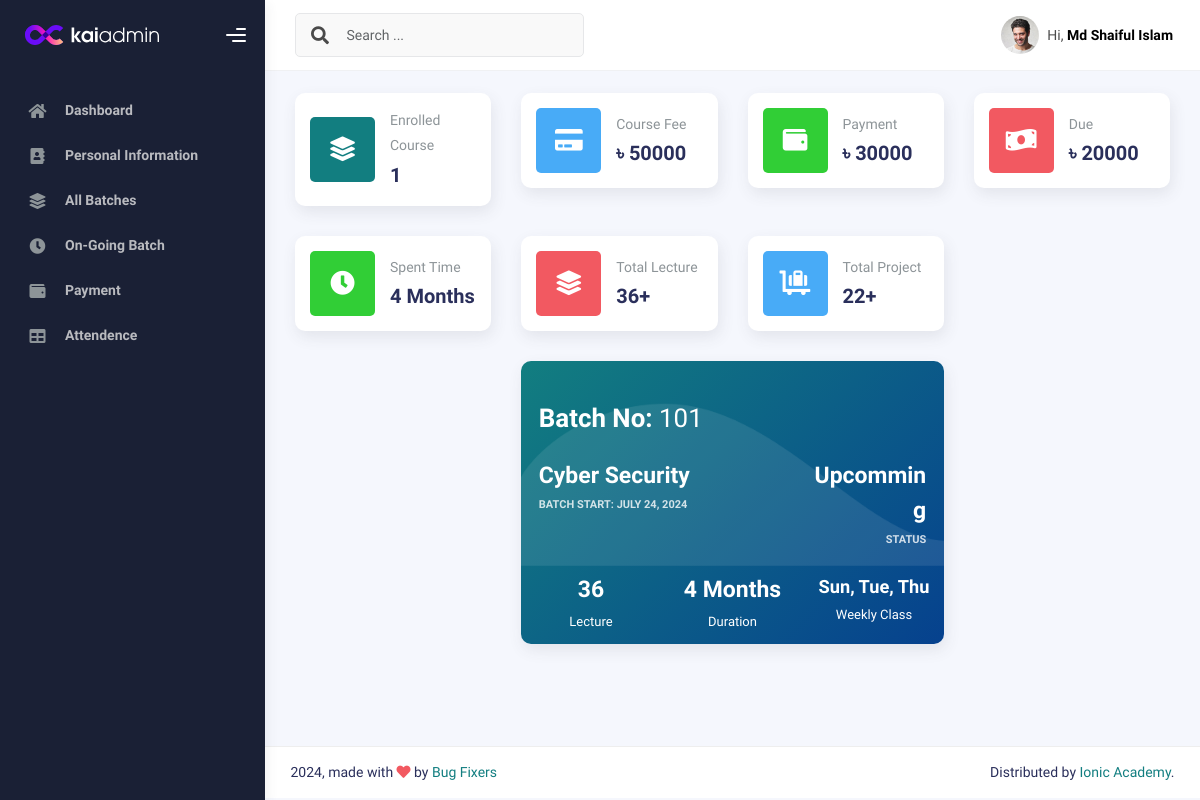
Page /dashboard/ (signed in) on the committed database.
### IMSapp/models.py (models this page shows, shortened)
class IMSUserModel(AbstractUser):
    USERTYPE=[
        ('Authority','Authority'),
        ('Student','Student'),
        ('Teacher','Teacher'),
        ('Staff','Staff'),
    ]
    UserType=models.CharField(choices=USERTYPE,max_length=100, null=True)

class StudentModel(models.Model):
    Imsuser=models.OneToOneField(IMSUserModel,on_delete=models.CASCADE,related_name='studentinfo',null=True)
    StudentID=models.CharField(max_length=100,null=True)
    StudentName=models.CharField(max_length=100,null=True)
    StudentPhoto=models.ImageField(upload_to='studentPhoto',null=True)
    AdmissionDate=models.DateField(auto_now_add=True,null=True)
    EducationalQualification=models.CharField(max_length=100,null=True)
    LinkedInLink =models.CharField(max_length=150,null=True)
    GithubLink =models.CharField(max_length=150,null=True)
    FacebookLink =models.CharField(max_length=150,null=True)

class AdmittedCourseModel(models.Model):
    Courseuser=models.ForeignKey(IMSUserModel,on_delete=models.CASCADE,related_name='admittedcourseinfo', null=True)
    Studentuser =models.ForeignKey(StudentModel,on_delete=models.CASCADE,related_name='studetinfo', null=True)
    StudentID = models.CharField(max_length=150,null=True)
    LearningBatch=models.ForeignKey(BatchInfoModel,on_delete=models.SET_NULL, related_name="batchinfo",null=True)
    CourseFee=models.CharField(max_length=150,null=True)
    Payment=models.CharField(max_length=150,null=True)
    Due=models.CharField(max_length=150,null=True)
    AdmissionDate=models.DateField(auto_now_add=True,null=True)
    CourseName = models.ForeignKey(CourseInfoModel,on_delete =models.SET_NULL, related_name="courseinfo",null=True)

class BatchInfoModel(models.Model):
    BatchNo=models.CharField(max_length=100,null=True)
    Batchschedule=models.CharField(max_length=100,null=True)
    STATUS = [
        ('On-Going','On-Going'),
        ('Upcomming','Upcomming'),
        ('Completed','Completed')
    ]
    Status=models.CharField(choices = STATUS, max_length=100,null=True)
    BatchStartDate=models.DateField(null=True)
    TotalStudent=models.CharField(max_length=100,null=True)
    BatchInstructor=models.CharField(max_length=100,null=True)
    CourseName=models.ForeignKey(CourseInfoModel,on_delete = models.SET_NULL,related_name='coursenameinfo',null=True)
    def __str__(self):
        return self.BatchNo

class CourseInfoModel(models.Model):
    CourseName=models.CharField(max_length=150, null=True)
    Sologan=models.CharField(max_length=100, null=True)
    ShortSummary=models.CharField(max_length=150, null=True)
    CourseCategory=models.ForeignKey(CourseCategoryModel,on_delete=models.SET_NULL,related_name='coursecategory', null=True)
    Lecture=models.IntegerField(null=True)
    CourseDuration=models.IntegerField(null=True)
    WeeklyClass=models.IntegerField(null=True)
    ClassDuration=models.IntegerField(null=True)
    TotalProject=models.IntegerField(null=True)
    CourseOverview=models.TextField(null=True)
    CourseCurrriculum=models.TextField(null=True)
    Software=models.TextField(max_length=200, null=True)
    CourseFor=models.TextField(null=True)
    JobPositions=models.TextField(null=True)
    CourseFee=models.IntegerField(null=True)
    IntroVideo=models.CharField(max_length=200, null=True)
    CourseImage=models.ImageField(upload_to='courseImage', null=True)
    def __str__(self):
        return self.CourseName

### IMSapp/views.py (the view)
# urls.py: path('dashboard/',dashboard,name="dashboard"),
@login_required
def dashboard(request):
    coursedata = CourseInfoModel.objects.all()
    categorydata = CourseCategoryModel.objects.all()
    studentdata = StudentModel.objects.all()
    batchdata = BatchInfoModel.objects.all()
    teacherdata = TeacherModel.objects.all()
    admittedcourse = AdmittedCourseModel.objects.all()
    totalenrolledstudent = admittedcourse.count()
    totalteacher = teacherdata.count()
    totalbatch = batchdata.count()
    totalcourse = coursedata.count()
    combined_data = []
    for data in batchdata:
        enrolledstudent = AdmittedCourseModel.objects.filter(LearningBatch=data).count()
        combined_data.append({
            'batchdata': data,
            'enrolledstudent': enrolledstudent,
        })
    current_user = request.user
    coursefee=0
    payment=0
    studentcoursedata=AdmittedCourseModel.objects.filter(Courseuser=current_user)
    for batch in studentcoursedata:
        coursefee += int(batch.CourseFee)
        payment += int(batch.Payment)
    due = int(coursefee) - int(payment)
    spenttime = 0
    lecture = 0
    project = 0
    for batch in studentcoursedata:
        course = get_object_or_404(CourseInfoModel,CourseName =batch.LearningBatch.CourseName)
        spenttime += int(course.CourseDuration)
        lecture += int(course.Lecture)
        project += int(course.TotalProject)
    context = {
        'teacherdata':teacherdata,
        'coursedata':coursedata,
        'categorydata':categorydata,
        'studentdata':studentdata,
        'totalenrolledstudent':totalenrolledstudent,
        'totalteacher':totalteacher,
        'totalbatch':totalbatch,
        'totalcourse':totalcourse,
        'combined_data':combined_data,
        'studentcoursedata':studentcoursedata,
        'coursefee':coursefee,
        'payment':payment,
        'due':due,
        'spenttime':spenttime,
        'lecture':lecture,
        'project':project,
    }
    return render(request,'common/dashboard.html',context)

### IMSapp/templates/common/dashboard.html (shortened to what this page needs)
{% extends 'profilemaster/master.html' %}
{% block content %}
{% if user.UserType == 'Student' %}
<div class="row">
  <div class="col-sm-6 col-md-3">
    <div class="card card-stats card-round">
      <div class="card-body">
        <div class="row align-items-center">
          <div class="col-icon">
            <div class="icon-big text-center icon-primary bubble-shadow-small">
              <i class="fas fa-layer-group"></i>
            </div>
          </div>
          <div class="col col-stats ms-3 ms-sm-0">
            <div class="numbers">
              <p class="card-category">Enrolled Course</p>
              <h4 class="card-title">{{studentcoursedata|length}}</h4>
            </div>
          </div>
        </div>
      </div>
    </div>
  </div>
  <div class="col-sm-6 col-md-3">
    <div class="card card-stats card-round">
      <div class="card-body">
        <div class="row align-items-center">
          <div class="col-icon">
            <div class="icon-big text-center icon-info bubble-shadow-small">
              <i class="fas fa-credit-card"></i>
            </div>
          </div>
          <div class="col col-stats ms-3 ms-sm-0">
            <div class="numbers">
              <p class="card-category">Course Fee</p>
              <h4 class="card-title">৳ {{coursefee}}</h4>
            </div>
          </div>
        </div>
      </div>
    </div>
  </div>
  <div class="col-sm-6 col-md-3">
    <div class="card card-stats card-round">
      <div class="card-body">
        <div class="row align-items-center">
          <div class="col-icon">
            <div class="icon-big text-center icon-success bubble-shadow-small">
              <i class="fas fa-wallet"></i>
            </div>
          </div>
          <div class="col col-stats ms-3 ms-sm-0">
            <div class="numbers">
              <p class="card-category">Payment</p>
              <h4 class="card-title">৳ {{payment}}</h4>
            </div>
          </div>
        </div>
      </div>
    </div>
  </div>
  <div class="col-sm-6 col-md-3">
      <div class="card card-stats card-round">
        <div class="card-body">
          <div class="row align-items-center">
            <div class="col-icon">
              <div class="icon-big text-center icon-danger bubble-shadow-small">
                  <i class="fas fa-money-bill-wave"></i>
              </div>
            </div>
            <div class="col col-stats ms-3 ms-sm-0">
              <div class="numbers">
                <p class="card-category">Due</p>
                <h4 class="card-title">৳ {{due}}</h4>
              </div>
            </div>
          </div>
        </div>
      </div>
    </div>
</div>
<div class="row">
  <div class="col-sm-6 col-md-3">
      <div class="card card-stats card-round">
          <div class="card-body">
              <div class="row align-items-center">
                  <div class="col-icon">
                      <div class="icon-big text-center icon-success bubble-shadow-small">
                          <i class="fas fa-clock"></i>
                      </div>
                  </div>
                  <div class="col col-stats ms-3 ms-sm-0">
                      <div class="numbers">
                          <p class="card-category">Spent Time</p>
                          <h4 class="card-title">{{spenttime}} Months</h4>
                      </div>
                  </div>
              </div>
          </div>
      </div>
  </div>
  <div class="col-sm-6 col-md-3">
      <div class="card card-stats card-round">
          <div class="card-body">
              <div class="row align-items-center">
                  <div class="col-icon">
                      <div class="icon-big text-center icon-danger bubble-shadow-small">
                          <i class="fas fa-layer-group"></i>
                      </div>
                  </div>
                  <div class="col col-stats ms-3 ms-sm-0">
                      <div class="numbers">
                          <p class="card-category">Total Lecture</p>
                          <h4 class="card-title">{{lecture}}+</h4>
                      </div>
                  </div>
              </div>
          </div>
      </div>
  </div>
  <div class="col-sm-6 col-md-3">
      <div class="card card-stats card-round">
        <div class="card-body">
          <div class="row align-items-center">
            <div class="col-icon">
              <div class="icon-big text-center icon-info bubble-shadow-small">
                <i class="fas fa-luggage-cart"></i>
              </div>
            </div>
            <div class="col col-stats ms-3 ms-sm-0">
              <div class="numbers">
                <p class="card-category">Total Project</p>
                <h4 class="card-title">{{project}}+</h4>
              </div>
            </div>
          </div>
        </div>
      </div>
    </div>
</div>
<div class="row justify-content-center align-items-center mb-5">
  {% for i in studentcoursedata %}
  <div class="col-md-6">
      <a href="{% url 'batchdetails' i.LearningBatch.id %}">
      <div class="card card-black bg-primary-gradient">
          <div class="card-body curves-shadow">
              <h2 class="py-4 mb-0"><strong>Batch No:</strong> {{i.LearningBatch}}</h2>
              <div class="row">
                  <div class="col-8 pe-0">
                      <h3 class="fw-bold mb-1">{{i.LearningBatch.CourseName}}</h3>
                      <div class="text-small text-uppercase fw-bold op-8">
                          Batch Start: {{i.LearningBatch.BatchStartDate}}
                      </div>
                  </div>
                  <div class="col-4 ps-0 text-end">
                      <h3 class="fw-bold mb-1">{{i.LearningBatch.Status}} </h3>
                      <div class="text-small text-uppercase fw-bold op-8">
                          Status
                      </div>
                  </div>
              </div>
          </div>
          <div class="card-footer">
              <div class="row user-stats text-center">
                  <div class="col">
                      <h3 class="number fw-bold p-0 m-0">{{i.LearningBatch.CourseName.Lecture}}</h3>
                      <div class="title">Lecture</div>
                  </div>
                  <div class="col">
                      <h3 class="number fw-bold p-0 m-0">{{i.LearningBatch.CourseName.CourseDuration}} Months</h3>
                      <div class="title">Duration</div>
                  </div>
                  <div class="col">
                      <h5 class="number fw-bold p-0 m-0">{{i.LearningBatch.Batchschedule}}</h5>
                      <div class="title">Weekly Class</div>
                  </div>
              </div>
          </div>
      </div>
      </a>
  </div>
  {% endfor %}
</div>
{% endif %}
{% endblock content %}

### IMSapp/templates/profilemaster/header.html (shortened to what this page needs)
{% load static %}
<div class="main-header">
    <nav class="navbar navbar-header navbar-header-transparent navbar-expand-lg border-bottom">
      <div class="container-fluid">
        <nav class="navbar navbar-header-left navbar-expand-lg navbar-form nav-search p-0 d-none d-lg-flex">
          <div class="input-group">
            <div class="input-group-prepend">
              <button type="submit" class="btn btn-search pe-1">
                <i class="fa fa-search search-icon"></i>
              </button>
            </div>
            <input type="text" placeholder="Search ..." class="form-control" />
          </div>
        </nav>
        <ul class="navbar-nav topbar-nav ms-md-auto align-items-center">
          <li class="nav-item topbar-user dropdown hidden-caret">
            <a class="dropdown-toggle profile-pic" data-bs-toggle="dropdown" href="#" aria-expanded="false">
              <div class="avatar-sm">
                <img src="{% static 'profileassets/img/profile.jpg' %}" alt="..." class="avatar-img rounded-circle" />
              </div>
              <span class="profile-username">
                <span class="op-7">Hi,</span>
                <span class="fw-bold">{{user.studentinfo.StudentName}}</span>
              </span>
            </a>
          </li>
        </ul>
      </div>
    </nav>
  </div>

### rows in the picture
IMSUserModel: studentinfo.StudentName "Md Shaiful Islam"
AdmittedCourseModel: LearningBatch "101", LearningBatch.CourseName "Cyber Security", LearningBatch.BatchStartDate "JULY 24, 2024", LearningBatch.Status "Upcomming", LearningBatch.CourseName.Lecture "36", LearningBatch.CourseName.CourseDuration "4", LearningBatch.Batchschedule "Sun, Tue, Thu"

### other values in the picture
{{ studentcoursedata|length }} "1"
{{ coursefee }} "50000"
{{ payment }} "30000"
{{ due }} "20000"
{{ spenttime }} "4"
{{ lecture }} "36"
{{ project }} "22"
